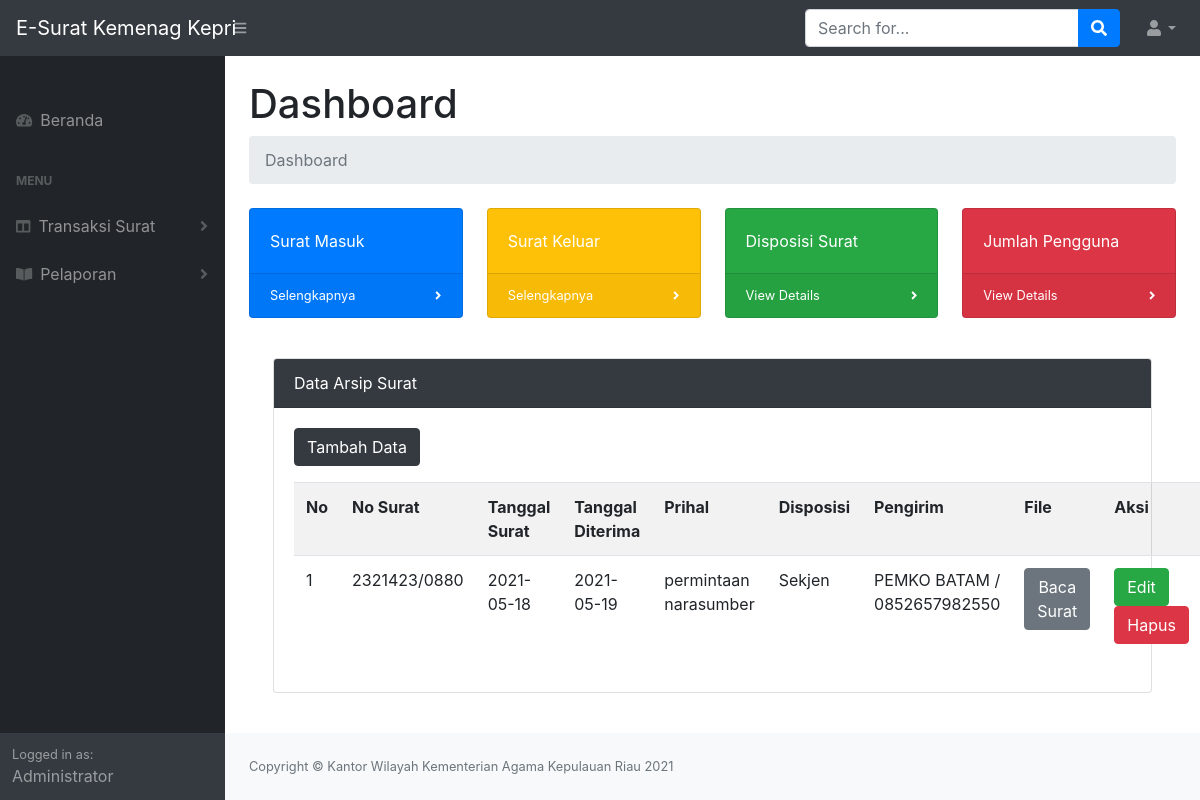
/admin.php?halaman=surat_masuk (signed in), run on the app's committed database.
### tables this page shows
CREATE TABLE `tbl_suratmasuk` (
  `id_arsip` int(11) NOT NULL,
  `no_surat` varchar(30) NOT NULL,
  `tanggal_surat` date NOT NULL,
  `tanggal_diterima` date NOT NULL,
  `prihal` varchar(100) NOT NULL,
  `id_disposisi` int(11) NOT NULL,
  `id_pengirim` int(11) NOT NULL,
  `file` text NOT NULL
);

CREATE TABLE `tbl_disposisi` (
  `id_disposisi` int(11) NOT NULL,
  `nama_disposisi` varchar(50) NOT NULL
);

CREATE TABLE `tbl_pengirim_surat` (
  `id_pengirim_surat` int(11) NOT NULL,
  `nama_pengirim` varchar(50) NOT NULL,
  `alamat` text NOT NULL,
  `no_hp` varchar(20) NOT NULL,
  `email` varchar(30) NOT NULL
);

### admin.php (called while the page is built, shortened)
<?php include "template/header.php"; ?>
<?php include "content.php"; ?>
<?php include "template/footer.php"; ?>

### modul/arsip/data.php (the view)
<div class="card mt-3">
  <div class="card-header bg-dark text-white ">
    Data Arsip Surat
  </div>
  <div class="card-body">
  	<a href="?halaman=surat_masuk&hal=tambahdata" class="btn btn-dark mb-3" >Tambah Data</a>
    <table class="table table-borderd table-hovered table-striped">
    	<tr>
    		<th>No</th>
    		<th>No Surat</th>
    		<th>Tanggal Surat</th>
    		<th>Tanggal Diterima</th>
    		<th>Prihal</th>
    		<th>Disposisi</th>
    		<th>Pengirim</th>
    		<th>File</th>
    		<th>Aksi</th>
    	</tr>
    	<?php
    		$tampil = mysqli_query($koneksi, "
    				  SELECT
    				  	tbl_suratmasuk.*,
    				  	tbl_disposisi.nama_disposisi,
    				  	tbl_pengirim_surat.nama_pengirim, tbl_pengirim_surat.no_hp
    				  FROM
    				  	tbl_suratmasuk, tbl_disposisi, tbl_pengirim_surat
    				  WHERE
    				  	tbl_suratmasuk.id_disposisi = tbl_disposisi.id_disposisi
    				  	and tbl_suratmasuk.id_pengirim = tbl_pengirim_surat.id_pengirim_surat
    				  ");
    		$no = 1;
    		while($data = mysqli_fetch_array($tampil)) :
    	?>
    	<tr>
    		<td><?=$no++?></td>
    		<td><?=$data['no_surat']?></td>
    		<td><?=$data['tanggal_surat']?></td>
    		<td><?=$data['tanggal_diterima']?></td>
    		<td><?=$data['prihal']?></td>
    		<td><?=$data['nama_disposisi']?></td>
    		<td><?=$data['nama_pengirim']?> / <?=$data['no_hp']?></td>
    		<td>
    			<?php
    				if(empty($data['file'])){
    					echo " - ";
    				}else{
    			?>
    				<a href="file/<?=$data['file']?>" target="$_blank"  class="btn btn-secondary"> Baca Surat </a>
    			<?php
    				}
    			?>
    		</td>
    		<td>
    			<a href="?halaman=surat_masuk&hal=edit&id=<?=$data['id_arsip']?>" class="btn btn-success" >Edit </a>
    			<a href="?halaman=surat_masuk&hal=hapus&id=<?=$data['id_arsip']?>" class="btn btn-danger"
    				onclick="return confirm('Apakah yakin ingin menghapus data ini?')" >Hapus </a>
    		</td>
    	</tr>
    <?php endwhile; ?>
    </table>
  </div>
</div>

### data on the page
tbl_suratmasuk: no_surat "2321423/0880", tanggal_surat "2021-05-18", tanggal_diterima "2021-05-19", prihal "permintaan narasumber", id_disposisi.nama_disposisi "Sekjen", tbl_pengirim_surat.nama_pengirim "PEMKO BATAM", tbl_pengirim_surat.no_hp "0852657982550"
